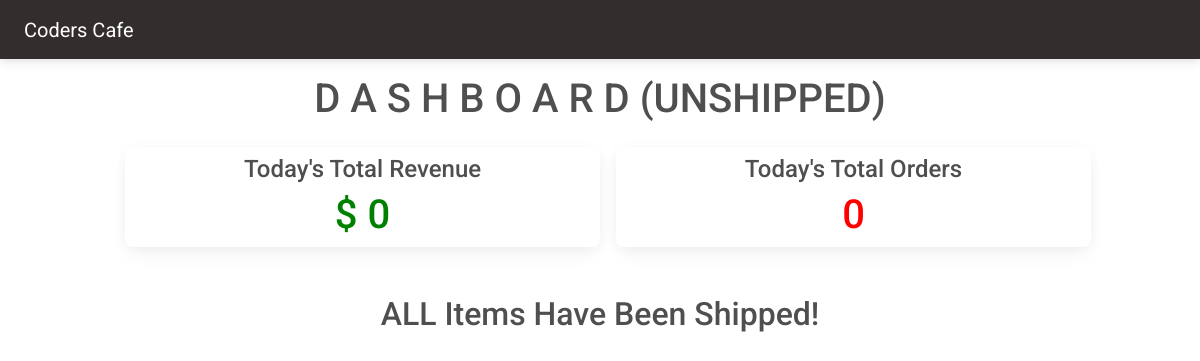
Page /cafe/dashboard/ (signed in) on the earlier database version.
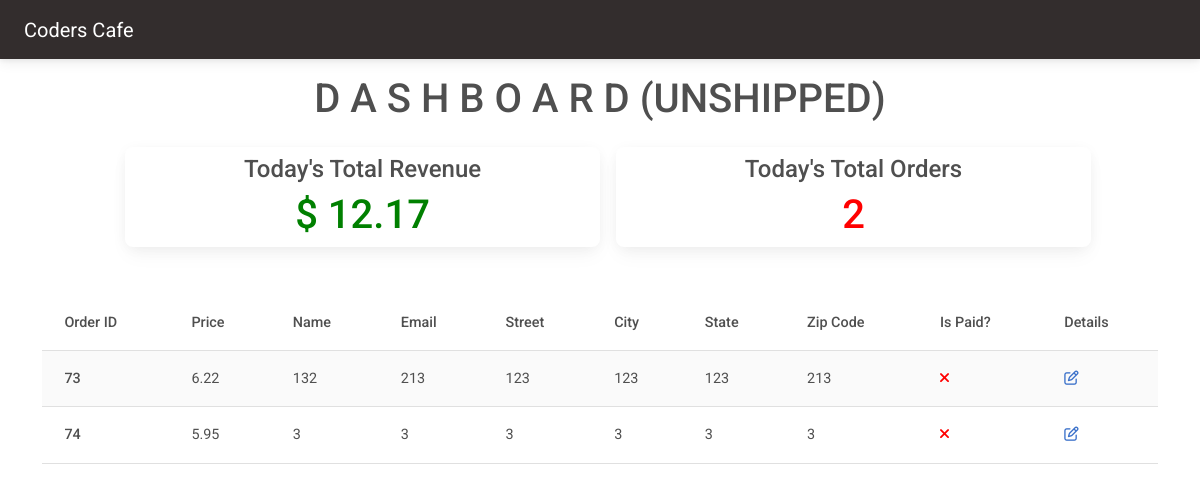
Same page on the later database version.
### customer/models.py (models this page shows, shortened)
class OrderModel(models.Model):
    created_on = models.DateTimeField(auto_now_add=True)
    price = models.DecimalField(max_digits=7, decimal_places=2)
    items = models.ManyToManyField('MenuItem', related_name='order', blank=True)
    name = models.CharField(max_length=50, blank=True)
    email = models.CharField(max_length=50, blank=True)
    street = models.CharField(max_length=50, blank=True)
    city = models.CharField(max_length=50, blank=True)
    state = models.CharField(max_length=15, blank=True)
    zip_code = models.IntegerField(blank=True, null=True)
    is_paid = models.BooleanField(default=False)
    is_shipped = models.BooleanField(default=False)

### cafe/views.py (the view)
# urls.py: path('dashboard/', Dashboard.as_view(), name='dashboard'),
class Dashboard(LoginRequiredMixin, UserPassesTestMixin, View):
    def get(self, request, *args, **kwargs):
        today = datetime.today()
        orders = OrderModel.objects.filter(created_on__year=today.year, created_on__month=today.month, created_on__day=today.day)
        unshipped_orders = []
        total_revenue = 0
        for order in orders:
            total_revenue += order.price
            if not order.is_shipped:
                unshipped_orders.append(order)
        context = {
            'orders': unshipped_orders,
            'total_revenue': total_revenue,
            'total_orders': len(orders)
        }
        return render(request, 'cafe/dashboard.html', context)
    def test_func(self):
        return self.request.user.groups.filter(name='Staff').exists()

### cafe/templates/cafe/dashboard.html
{% extends 'cafe/base.html' %}
{% block content %}
<h1 class='mt-3 text-center'>D A S H B O A R D (UNSHIPPED)</h1>
<div class='container'>
    <div class='row justify-content-center'>
        <div class='card col-md-5 mt-3 ms-3'>
            <h4 class='text-center pt-2'>Today's Total Revenue</h4>
            <h1 class='text-center' style='color: green;'>$ {{ total_revenue }}</h1>
        </div>
        <div class='card col-md-5 mt-3 ms-3'>
            <h4 class='text-center pt-2'>Today's Total Orders</h4>
            <h1 class='text-center' style='color: red;'>{{ total_orders }}</h1>
        </div>
    </div>
    <div class='row justify-content-center'>
        <div class='col-md-12 mt-5'>
            {% if orders|length == 0 %}
                <div class='text-center'>
                    <h2>ALL Items Have Been Shipped!</h2>
                </div>
            {% else %}
                <table class='table table-hover table-striped'>
                    <thead>
                        <tr>
                            <th scope='col'>Order ID</th>
                            <th scope='col'>Price</th>
                            <th scope='col'>Name</th>
                            <th scope='col'>Email</th>
                            <th scope='col'>Street</th>
                            <th scope='col'>City</th>
                            <th scope='col'>State</th>
                            <th scope='col'>Zip Code</th>
                            <th scope='col'>Is Paid?</th>
                            <th scope='col'>Details</th>
                        </tr>
                    </thead>
                    <tbody>
                        {% for order in orders %}
                            <tr>
                                <th scope='row'>{{ order.pk }}</th>
                                <td>{{ order.price }}</td>
                                <td>{{ order.name }}</td>
                                <td>{{ order.email }}</td>
                                <td>{{ order.street }}</td>
                                <td>{{ order.city }}</td>
                                <td>{{ order.state }}</td>
                                <td>{{ order.zip_code }}</td>
                                <td>
                                    {% if order.is_paid %}
                                        <i style='color: green;' class='fas fa-check'></i>
                                    {% else %}
                                        <i style='color: red;' class='fas fa-times'></i>
                                    {% endif %}
                                </td>
                                <td>
                                    <a href='{% url "order-details" order.pk %}'>
                                        <i class='far fa-edit'></i>
                                    </a>
                                </td>
                            </tr>
                        {% endfor %}
                    </tbody>
                </table>
            {% endif %}
        </div>
    </div>
</div>
{% endblock content %}

### cafe/templates/cafe/base.html (shortened to what this page needs)
{% load static %}
<!DOCTYPE html>
<html lang="en">
<head>
    <link href="{% static 'customer/site.css' %}" rel="stylesheet" />
<link
href="https://cdnjs.cloudflare.com/ajax/libs/font-awesome/6.0.0/css/all.min.css"
rel="stylesheet"
/>
<link
href="https://cdnjs.cloudflare.com/ajax/libs/mdb-ui-kit/6.2.0/mdb.min.css"
rel="stylesheet"
/>
</head>
<body>
    {% include 'cafe/navigation.html' %}
    {% block content  %}
    {% endblock content %}
</body>
</html>

### cafe/templates/cafe/navigation.html (shortened to what this page needs)
<nav class="navbar navbar-expand-lg navbar-dark bg-dark text-light px-4 sticky-top">
    <a class="navbar-brand" href="{% url 'index' %}">Coders Cafe</a>
</nav>

Differences in the rows shown:
added OrderModel: pk "73", price "6.22", name "132", email "213", street "123", city "123", state "123", zip_code "213", is_paid False (drawn)
added OrderModel: pk "74", price "5.95", name "3", email "3", street "3", city "3", state "3", zip_code "3", is_paid False (drawn)
Other differences:
{{ total_revenue }}: "0" → "12.17"
{{ total_orders }}: "0" → "2"
text no longer shown: "ALL Items Have Been Shipped!"
text now shown: "Order ID Price Name Email Street City State Zip Code Is Paid? Details"
